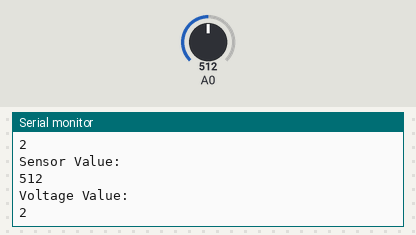
Simulated run of this sketch. Board: Arduino Uno, built with avr-gcc and run on an emulated ATmega328P. On the bench: the last lines printed to the serial monitor. The inputs (shaded band) are chosen by the test bench; at power-on: A0 = 512.

Above: at 1.2 s.
1.3 s: A0 set to 716
At 1.31 s:
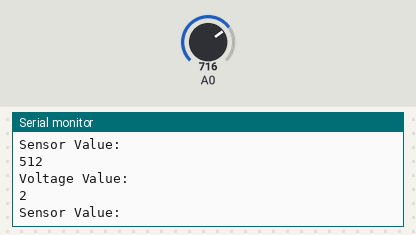
2.8 s: A0 set to 900
At 2.82 s:
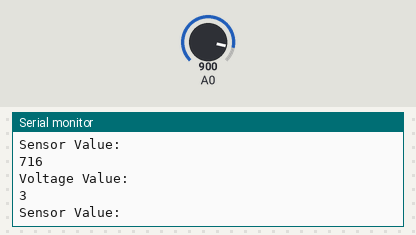
Timing chart, 0 to 5.8 s (numbered marks = the images above; inputs shaded):
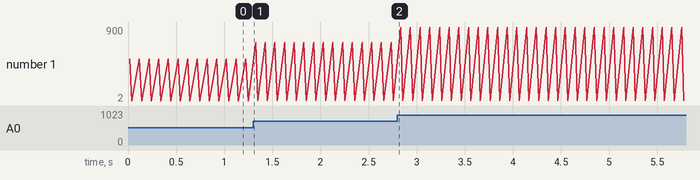

Measured:
- plotted number 1: 2 → 3 after the input at 1.3 s, 3 → 900 after the input at 2.8 s

The sketch:

AnalogueREadSerial.ino
```cpp
/*
  This is an analogue read fucntionality code, where it reads an analogue signal and converts it to a digital signal
 */
void setup() {
  // put your setup code here, to run once:
  Serial.begin(9600); // initialize the serial communication
}

void loop() {
  // put your main code here, to run repeatedly:
  //read the A0 value of the sensor
  int sensorValue = analogRead(A0);

  Serial.println("Sensor Value: ");
  Serial.println(sensorValue);

  // Getting the value of the voltage getting in the arduino Board
  // since 5 - 1023
  //t then ..
  int voltageValue = (sensorValue * 5) / 1023;

  Serial.println("Voltage Value: ");
  Serial.println(voltageValue); // print it on the screen
  delay(100);
}
```
